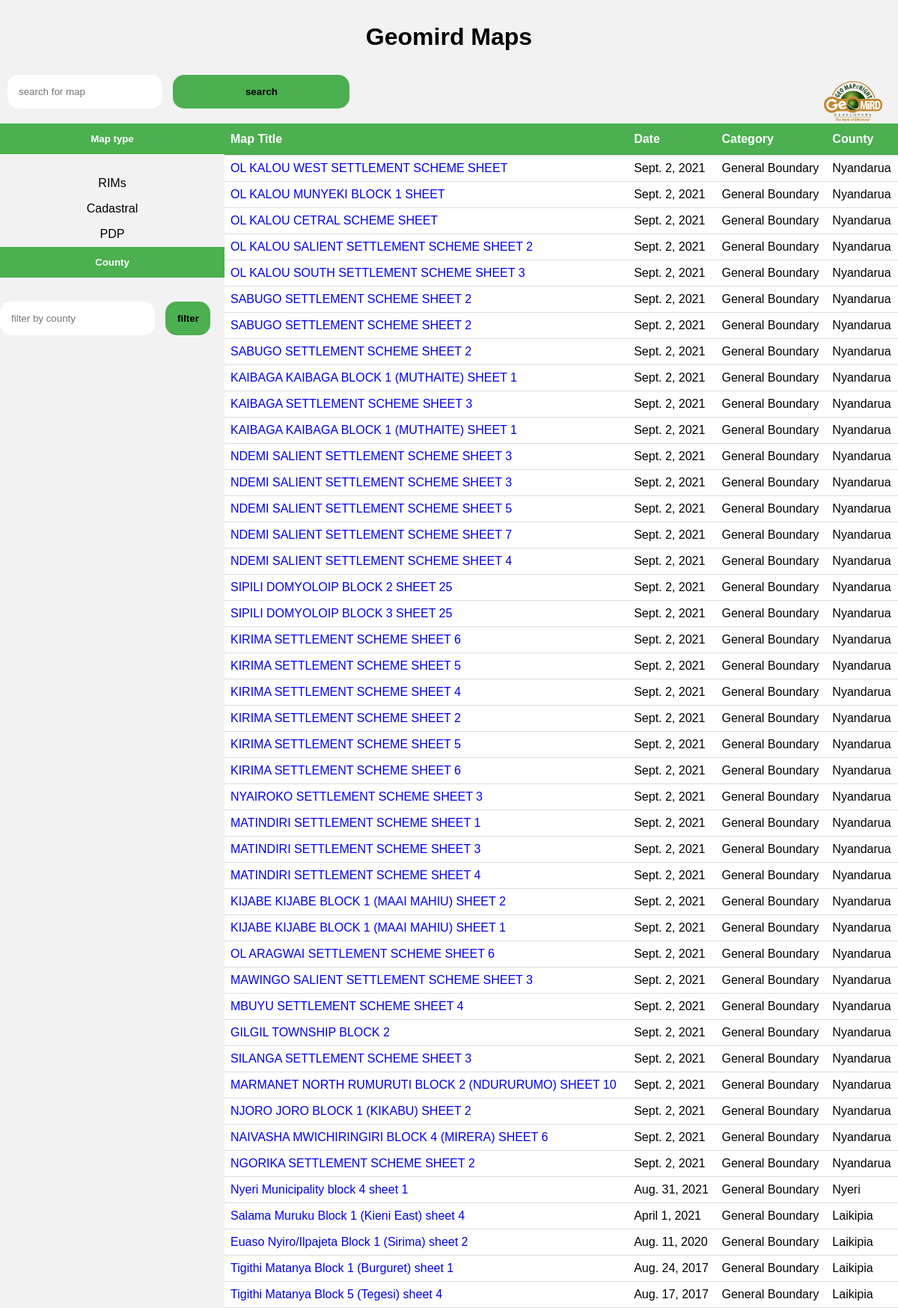
/filter/rims, run on the app's committed database.
### maplogs/models.py (models this page shows, shortened)
class Map(models.Model):
    map_category_choices = [
        ('Cadastral', 'cadastral map'),
        ('General Boundary', 'general boundary'),
        ('PDP', 'pdp')
    ]
    county_choices = [
        ('Laikipia', 'Laikipia'),
        ('Nakuru', 'Nakuru'),
        ('Nyeri', 'Nyeri'),
        ('Nyandarua', 'Nyandarua'),
    ]
    title = models.CharField(max_length=200)
    scanned = models.BooleanField()
    upload_date = models.DateField(auto_now=True)
    stamped_county_date = models.DateField(auto_now=False, auto_now_add=False)
    county = models.CharField(max_length=50, choices=county_choices, default='Nyandarua')
    map_category = models.CharField(max_length=100, choices=map_category_choices, default='General Boundary')
    image = models.ImageField(upload_to='maps/%Y/%m/%d', blank=True)
    class Meta:
        ordering = ('-stamped_county_date',)
    def get_absolute_url(self):
        return reverse('maps:map_details', args=[self.id])

### maplogs/views.py (the view)
# urls.py: path('filter/rims', views.map_filter_rim, name='map_filter_rim'),
def map_filter_rim(request):
    maps = Map.objects.filter(map_category='General Boundary')
    return render(request, 'maps/map_list.html', {'maps': maps})

### maplogs/templates/maps/map_list.html (shortened to what this page needs)
{% extends 'maps/base.html' %}
{% load static %}
{% block body %}
<table class="maps table">
    <tr>
        <th>Map Title</th>
        <th>Date</th>
        <th>Category</th>
        <th>County</th>
    </tr>
    {% for map in maps %}
    <tr>
        <td><a href="{{ map.get_absolute_url }}">{{ map.title }}</a></td>
        <td>{{ map.stamped_county_date }}</td>
        <td>{{ map.map_category }}</td>
        <td>{{ map.county }}</td>
    </tr>
    {% endfor %}
</table>
{% endblock %}

### maplogs/static/maps/base.css (style rules this page uses)
body { margin: 0; padding: 0; font-family: Arial, Helvetica, sans-serif; }
a { text-decoration: none; }
.maps { border-collapse: collapse; width: 100%; font-family: Arial, Helvetica, sans-serif; margin-top: 0; }
.maps th, .maps td { border-bottom: 1px solid #ddd; padding: 8px; }
.maps th { padding-top: 12px; padding-bottom: 12px; text-align: left; background-color: #4CAF50; color: white; }

### data on the page
Map: title "OL KALOU WEST SETTLEMENT SCHEME SHEET", stamped_county_date "Sept. 2, 2021", map_category "General Boundary", county "Nyandarua"
Map: title "OL KALOU MUNYEKI BLOCK 1 SHEET", stamped_county_date "Sept. 2, 2021", map_category "General Boundary", county "Nyandarua"
Map: title "OL KALOU CETRAL SCHEME SHEET", stamped_county_date "Sept. 2, 2021", map_category "General Boundary", county "Nyandarua"
Map: title "OL KALOU SALIENT SETTLEMENT SCHEME SHEET 2", stamped_county_date "Sept. 2, 2021", map_category "General Boundary", county "Nyandarua"
Map: title "OL KALOU SOUTH SETTLEMENT SCHEME SHEET 3", stamped_county_date "Sept. 2, 2021", map_category "General Boundary", county "Nyandarua"
Map: title "SABUGO SETTLEMENT SCHEME SHEET 2", stamped_county_date "Sept. 2, 2021", map_category "General Boundary", county "Nyandarua"
Map: title "SABUGO SETTLEMENT SCHEME SHEET 2", stamped_county_date "Sept. 2, 2021", map_category "General Boundary", county "Nyandarua"
Map: title "SABUGO SETTLEMENT SCHEME SHEET 2", stamped_county_date "Sept. 2, 2021", map_category "General Boundary", county "Nyandarua"
Map: title "KAIBAGA KAIBAGA BLOCK 1 (MUTHAITE) SHEET 1", stamped_county_date "Sept. 2, 2021", map_category "General Boundary", county "Nyandarua"
Map: title "KAIBAGA SETTLEMENT SCHEME SHEET 3", stamped_county_date "Sept. 2, 2021", map_category "General Boundary", county "Nyandarua"
Map: title "KAIBAGA KAIBAGA BLOCK 1 (MUTHAITE) SHEET 1", stamped_county_date "Sept. 2, 2021", map_category "General Boundary", county "Nyandarua"
Map: title "NDEMI SALIENT SETTLEMENT SCHEME SHEET 3", stamped_county_date "Sept. 2, 2021", map_category "General Boundary", county "Nyandarua"
Map: title "NDEMI SALIENT SETTLEMENT SCHEME SHEET 3", stamped_county_date "Sept. 2, 2021", map_category "General Boundary", county "Nyandarua"
Map: title "NDEMI SALIENT SETTLEMENT SCHEME SHEET 5", stamped_county_date "Sept. 2, 2021", map_category "General Boundary", county "Nyandarua"
Map: title "NDEMI SALIENT SETTLEMENT SCHEME SHEET 7", stamped_county_date "Sept. 2, 2021", map_category "General Boundary", county "Nyandarua"
Map: title "NDEMI SALIENT SETTLEMENT SCHEME SHEET 4", stamped_county_date "Sept. 2, 2021", map_category "General Boundary", county "Nyandarua"
Map: title "SIPILI DOMYOLOIP BLOCK 2 SHEET 25", stamped_county_date "Sept. 2, 2021", map_category "General Boundary", county "Nyandarua"
Map: title "SIPILI DOMYOLOIP BLOCK 3 SHEET 25", stamped_county_date "Sept. 2, 2021", map_category "General Boundary", county "Nyandarua"
Map: title "KIRIMA SETTLEMENT SCHEME SHEET 6", stamped_county_date "Sept. 2, 2021", map_category "General Boundary", county "Nyandarua"
Map: title "KIRIMA SETTLEMENT SCHEME SHEET 5", stamped_county_date "Sept. 2, 2021", map_category "General Boundary", county "Nyandarua"
Map: title "KIRIMA SETTLEMENT SCHEME SHEET 4", stamped_county_date "Sept. 2, 2021", map_category "General Boundary", county "Nyandarua"
Map: title "KIRIMA SETTLEMENT SCHEME SHEET 2", stamped_county_date "Sept. 2, 2021", map_category "General Boundary", county "Nyandarua"
Map: title "KIRIMA SETTLEMENT SCHEME SHEET 5", stamped_county_date "Sept. 2, 2021", map_category "General Boundary", county "Nyandarua"
Map: title "KIRIMA SETTLEMENT SCHEME SHEET 6", stamped_county_date "Sept. 2, 2021", map_category "General Boundary", county "Nyandarua"
Map: title "NYAIROKO SETTLEMENT SCHEME SHEET 3", stamped_county_date "Sept. 2, 2021", map_category "General Boundary", county "Nyandarua"
Map: title "MATINDIRI SETTLEMENT SCHEME SHEET 1", stamped_county_date "Sept. 2, 2021", map_category "General Boundary", county "Nyandarua"
Map: title "MATINDIRI SETTLEMENT SCHEME SHEET 3", stamped_county_date "Sept. 2, 2021", map_category "General Boundary", county "Nyandarua"
Map: title "MATINDIRI SETTLEMENT SCHEME SHEET 4", stamped_county_date "Sept. 2, 2021", map_category "General Boundary", county "Nyandarua"
Map: title "KIJABE KIJABE BLOCK 1 (MAAI MAHIU) SHEET 2", stamped_county_date "Sept. 2, 2021", map_category "General Boundary", county "Nyandarua"
Map: title "KIJABE KIJABE BLOCK 1 (MAAI MAHIU) SHEET 1", stamped_county_date "Sept. 2, 2021", map_category "General Boundary", county "Nyandarua"
Map: title "OL ARAGWAI SETTLEMENT SCHEME SHEET 6", stamped_county_date "Sept. 2, 2021", map_category "General Boundary", county "Nyandarua"
Map: title "MAWINGO SALIENT SETTLEMENT SCHEME SHEET 3", stamped_county_date "Sept. 2, 2021", map_category "General Boundary", county "Nyandarua"
Map: title "MBUYU SETTLEMENT SCHEME SHEET 4", stamped_county_date "Sept. 2, 2021", map_category "General Boundary", county "Nyandarua"
Map: title "GILGIL TOWNSHIP BLOCK 2", stamped_county_date "Sept. 2, 2021", map_category "General Boundary", county "Nyandarua"
Map: title "SILANGA SETTLEMENT SCHEME SHEET 3", stamped_county_date "Sept. 2, 2021", map_category "General Boundary", county "Nyandarua"
Map: title "MARMANET NORTH RUMURUTI BLOCK 2 (NDURURUMO) SHEET 10", stamped_county_date "Sept. 2, 2021", map_category "General Boundary", county "Nyandarua"
Map: title "NJORO JORO BLOCK 1 (KIKABU) SHEET 2", stamped_county_date "Sept. 2, 2021", map_category "General Boundary", county "Nyandarua"
Map: title "NAIVASHA MWICHIRINGIRI BLOCK 4 (MIRERA) SHEET 6", stamped_county_date "Sept. 2, 2021", map_category "General Boundary", county "Nyandarua"
Map: title "NGORIKA SETTLEMENT SCHEME SHEET 2", stamped_county_date "Sept. 2, 2021", map_category "General Boundary", county "Nyandarua"
Map: title "Nyeri Municipality block 4 sheet 1", stamped_county_date "Aug. 31, 2021", map_category "General Boundary", county "Nyeri"
Map: title "Salama Muruku Block 1 (Kieni East) sheet 4", stamped_county_date "April 1, 2021", map_category "General Boundary", county "Laikipia"
Map: title "Euaso Nyiro/Ilpajeta Block 1 (Sirima) sheet 2", stamped_county_date "Aug. 11, 2020", map_category "General Boundary", county "Laikipia"
Map: title "Tigithi Matanya Block 1 (Burguret) sheet 1", stamped_county_date "Aug. 24, 2017", map_category "General Boundary", county "Laikipia"
Map: title "Tigithi Matanya Block 5 (Tegesi) sheet 4", stamped_county_date "Aug. 17, 2017", map_category "General Boundary", county "Laikipia"
